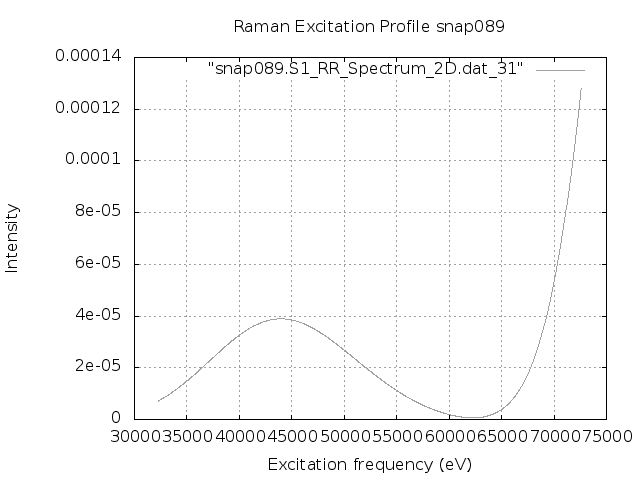

Write gnuplot code to recreate this figure.
set terminal png
set output "snap089.S1.REP_frozen.png"
set xlabel 'Excitation frequency (eV)'
set ylabel 'Intensity'
set title "Raman Excitation Profile snap089"
set grid
set autoscale
plot "snap089.S1_RR_Spectrum_2D.dat_31" with lines lc "blue"
exit
